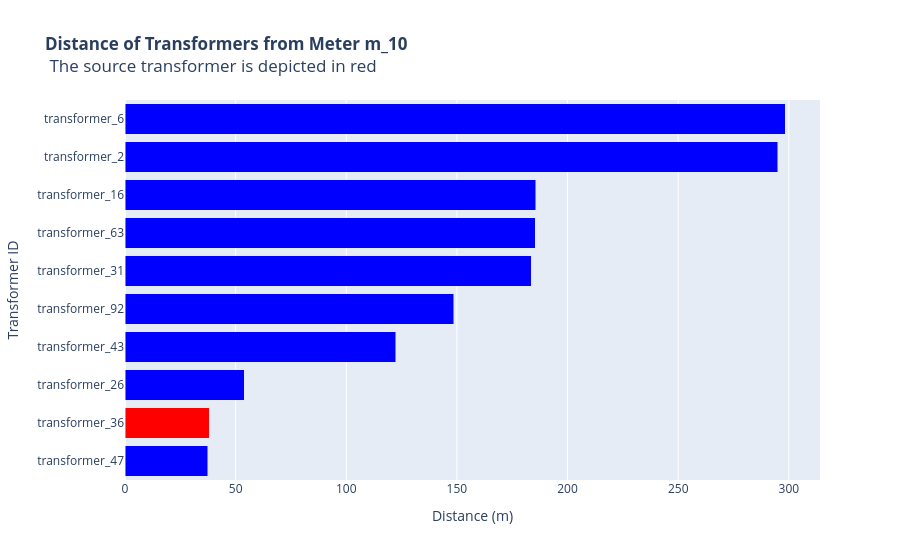

Write notebook code for a chart like this one.
### Code cell
# Convert the results to data frames.
df_meter = meter.DataFrame()
df_transformers = transformer_distance.DataFrame()


# Define a different colour for the closest transformer.
df_transformers["color"] = "red"
df_transformers["color"] = df_transformers["color"].where(
    df_transformers["transformer_id"] == df_meter.loc[0, "source_transformer_id"],
    "blue",
)

# Plot the distance.
fig = px.bar(
    df_transformers,
    x="distance_m",
    y="transformer_id",
    color="color",
    color_discrete_sequence=df_transformers.color.unique(),
    labels={"transformer_id": "Transformer ID", "distance_m": "Distance (m)"},
    title="<b>Distance of Transformers from Meter {} </b> \
            <br> The source transformer is depicted in red <br>".format(meter_id),
)

# Do not show the legend.
fig.update_layout(showlegend=False)

# Plot the bars in descending order.
fig.update_layout(barmode="stack", yaxis={"categoryorder": "total ascending"})

fig.show()

### Figure 1 — Plotly figure (JSON) as saved in the notebook; plotly's stock layout.template omitted (floating-point values rounded to 4 significant figures)
{"data": [{"hovertemplate": "color=blue<br>Distance (m)=%{x}<br>Transformer ID=%{y}<extra></extra>", "legendgroup": "blue", "marker": {"color": "blue", "pattern": {"shape": ""}}, "name": "blue", "orientation": "h", "showlegend": true, "textposition": "auto", "type": "bar", "x": [37.35, 53.91, 122.3, 148.6, 183.5, 185.3, 185.6, 295.0, 298.4], "xaxis": "x", "y": ["transformer_47", "transformer_26", "transformer_43", "transformer_92", "transformer_31", "transformer_63", "transformer_16", "transformer_2", "transformer_6"], "yaxis": "y"}, {"hovertemplate": "color=red<br>Distance (m)=%{x}<br>Transformer ID=%{y}<extra></extra>", "legendgroup": "red", "marker": {"color": "red", "pattern": {"shape": ""}}, "name": "red", "orientation": "h", "showlegend": true, "textposition": "auto", "type": "bar", "x": [38.06], "xaxis": "x", "y": ["transformer_36"], "yaxis": "y"}], "layout": {"barmode": "stack", "legend": {"title": {"text": "color"}, "tracegroupgap": 0}, "showlegend": false, "title": {"text": "<b>Distance of Transformers from Meter m_10 </b>             <br> The source transformer is depicted in red <br>"}, "xaxis": {"anchor": "y", "domain": [0.0, 1.0], "title": {"text": "Distance (m)"}}, "yaxis": {"anchor": "x", "categoryorder": "total ascending", "domain": [0.0, 1.0], "title": {"text": "Transformer ID"}}}}
